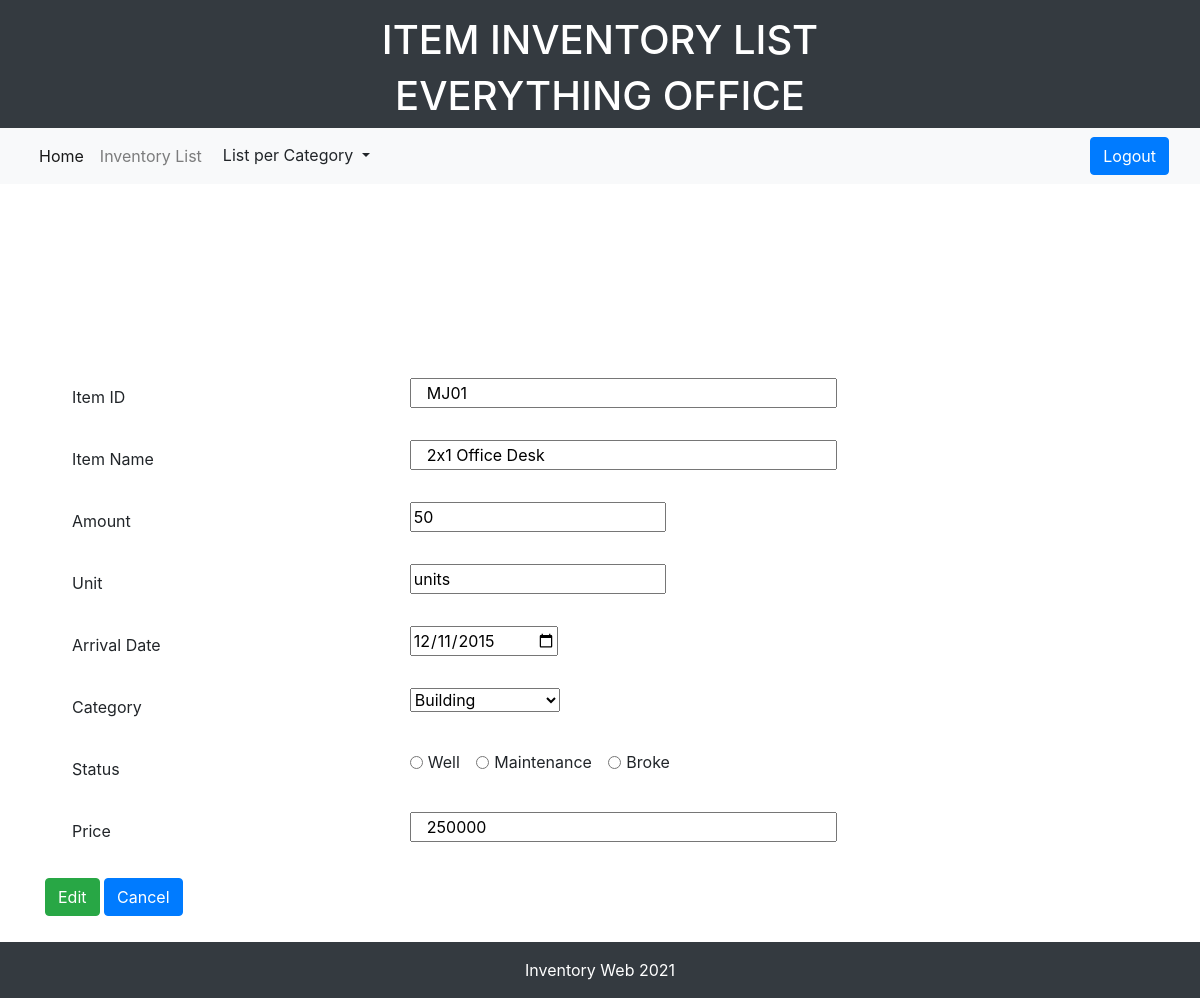
/edit.php?item_id=MJ01 (signed in), run on the app's committed database.
### tables this page shows
CREATE TABLE `inventory` (
  `item_id` varchar(10) NOT NULL,
  `item_name` varchar(30) NOT NULL,
  `amount` int(11) NOT NULL,
  `unit` varchar(15) NOT NULL,
  `arrival_date` date NOT NULL,
  `category` varchar(20) NOT NULL,
  `item_status` varchar(20) NOT NULL,
  `price` int(20) NOT NULL
);

### database.php (called while the page is built, shortened)
<?php
    $connect = mysqli_connect("localhost", "root", "", "responsi");
function query($query){
    global $connect;
    $result = mysqli_query($connect, $query);
    $rows = [];
    while($row = mysqli_fetch_assoc($result)){
        $rows[] = $row;
    }
    return $rows;
}
?>

### edit.php (the view, shortened to what this page needs)
<?php
    include 'database.php';
    $item_id = $_GET['item_id'];
    $data = query("SELECT * FROM inventory WHERE item_id = '$item_id'")[0];
?>
<!doctype html>
<html>
  <head>
    <link rel="stylesheet" href="https://cdn.jsdelivr.net/npm/bootstrap@4.5.3/dist/css/bootstrap.min.css">
  </head>
  <body>
  <footer class="bg-dark text-white">
    <div class="container">
      <div class="row pt-3">
        <div class="col text-center">
          <h1>ITEM INVENTORY LIST</h1>
          <h1>EVERYTHING OFFICE</h1>
        </div>
      </div>
    </div>
  </footer>
  <nav class="navbar navbar-expand-lg navbar-light bg-light">
  <div class="container-fluid">
    <div class="collapse navbar-collapse" id="navbarNavDropdown">
      <ul class="navbar-nav">
        <li class="nav-item">
          <a class="nav-link active" aria-current="page" href="index.php">Home</a>
        </li>
        <li class="nav-item">
          <a class="nav-link" href="list.php">Inventory List</a>
        </li>
        <li class="nav-item dropdown">
                <div class="dropdown">
          <button class="btn btn-light dropdown-toggle" type="button" id="dropdownMenuButton" data-toggle="dropdown" aria-haspopup="true" aria-expanded="false">
          List per Category
          </button>
        </div>
        </li>
      </ul>
    </div>
    <a class="btn btn-primary fixed-right" href="logout.php" role="button">Logout</a>
  </div>
  </nav>
    <div class="container">
    <form action="" method="POST">
    <table class="table table-borderless" id="tabel">
      <tr>
        <div class="form-group" style="padding-bottom: 10px;">
        <td> <label for="item_id" class="col-sm-5 col-form-label">Item ID</label></td>
        <td><input type="text" name="item_id" id="item_id" class="col-sm-7" placeholder="item id" aria-label="Item Id Example" required value="<?= $data["item_id"] ?>"></td>
        </div>
      </tr>
      <tr>
        <div class="form-group" style="padding-bottom: 10px;">
        <td><label for="item_name" class="col-sm-5 col-form-label">Item Name</label></td>
        <td><input type="text" name="item_name" id="item_name" class="col-sm-7" placeholder="item name" aria-label="Item Name Example" required value="<?= $data["item_name"] ?>"></td>
        </div>
      </tr>
      <tr>
        <div class="form-group" style="padding-bottom: 10px;">
        <td><label for="amount" class="col-sm-5 col-form-label">Amount</label></td>
        <td><input type="" name="amount" id="amount" placeholder="amount" aria-label="Aumlah Example" required value="<?= $data["amount"] ?>"></td>
        </div>
      </tr>
      <tr>
        <div class="form-group" style="padding-bottom: 10px;">
        <td><label for="unit" class="col-sm-5 col-form-label">Unit</label></td>
        <td><input type="text" name="unit" id="unit" placeholder="unit" aria-label="Unit Example" required value="<?= $data["unit"] ?>"></td>
        </div>
      </tr>
      <tr>
        <div class="form-group" style="padding-bottom: 10px;">
        <td><label for="arrival_date" class="col-sm-5 col-form-label">Arrival Date</label></td>
        <td><input type="date" name="arrival_date" id="arrival_date" required value="<?= $data["arrival_date"] ?>"></td>
        </div>
      </tr>
      <tr>
        <div class="form-group" style="padding-bottom: 10px;">
        <td><label for="category" class="col-sm-5 col-form-label">Category</label></td>
        <td><select class="form-select" aria-label="Default select example" name="category" value="<?= $data["category"] ?>">
            <option value="Building" selected>Building</option>
            </select></td>
        </div>
      </tr>
      <tr>
      <td><label for="item_status" class="col-sm-5 col-form-label">Status</label></td>
          <td>
          <div class="form-check form-check-inline">
            <input class="form-check-input" type="radio" name="item_status" id="inlineRadio1" value="<?= $data["item_status"] ?>">
            <label class="form-check-label" for="inlineRadio1">Well</label>
          </div>
          <div class="form-check form-check-inline">
            <input class="form-check-input" type="radio" name="item_status" id="inlineRadio2" value="<?= $data["item_status"] ?>">
            <label class="form-check-label" for="inlineRadio2">Maintenance</label>
          </div>
          <div class="form-check form-check-inline">
            <input class="form-check-input" type="radio" name="item_status" id="inlineRadio3" value="<?= $data["item_status"] ?>">
            <label class="form-check-label" for="inlineRadio3">Broke</label>
          </div>
          </td>
      </tr>
      <tr>
        <div class="form-group" style="padding-bottom: 10px;">
        <td><label for="price" class="col-sm-5 col-form-label">Price</label></td>
        <td><input type="text" name="price" id="price" class="col-sm-7" placeholder="price" aria-label="Price Example" required value="<?= $data["price"] ?>"></td>
        </div>
      </tr>
    </table>
    <tr>
        <div class="form-group" style="padding-bottom: 10px;">
        <td><button type="submit" name="submit" class="btn btn-success">Edit</button>
        <a href="list.php" class="btn btn-primary">Cancel</a>
        </td>
        </div>
      </tr>
      </form>
    </div>
  <footer class="bg-dark text-white">
    <div class="container">
      <div class="row pt-3">
        <div class="col text-center">
          <p>Inventory Web 2021</p>
        </div>
      </div>
    </div>
  </footer>
  </body>
</html>

### data on the page
inventory: item_id "MJ01", item_name "2x1 Office Desk", amount "50", unit "units", arrival_date "12/11/2015", category "Building", price "250000"
